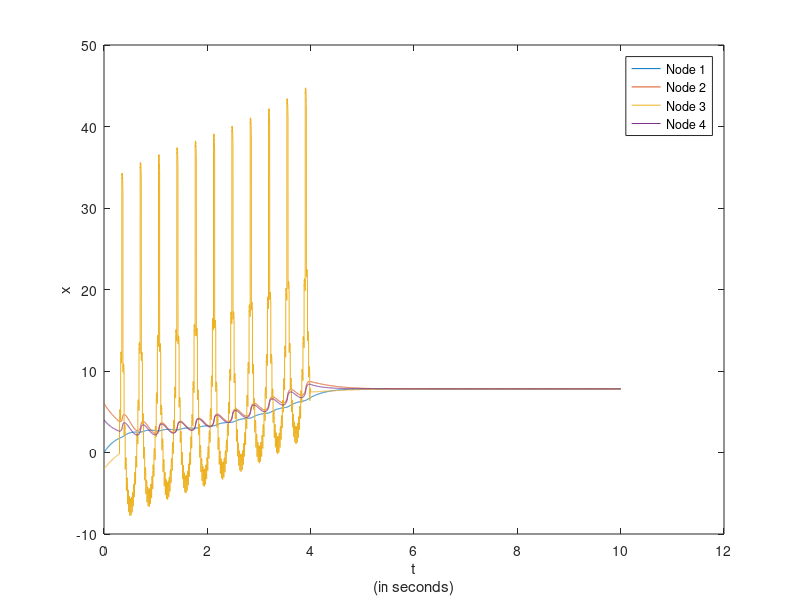

MATLAB code to generate this figure:
clc,clear all;close all;

N=10000; %Total number of Iterations
dt=0.001;%Step Length

a=100;  %Amplitude of attack signal
x3_act=0;

x1(1)=0;
x2(1)=6;
x3(1)=-2;
x4(1)=4;

a12=1;
a14=1;
a23=1;
a24=1;
a31=1;
a34=1;
a41=1;
a42=1;
a43=1;

for i=1:N

    if i>=300 & i<4000
        x3_act=a*tan(i);
    else
        x3_act=0;
    end
    
%     if i==3000
%         x3_act=a*tan(pi/2);
%     else
%         x3_act=0;
%     end

%     if i==3000
%         x3_act=a*tan(i);
%     else
%         x3_act=0;
%     end

    x1(i+1)=x1(i)+dt*((-1)*((a12+a14)*x1(i)-a12*x2(i)-a14*x4(i)));
    x2(i+1)=x2(i)+dt*((-1)*((a23+a24)*x2(i)-a23*x3(i)-a24*x4(i)));
    x3(i+1)=x3(i)+dt*((-1)*((a31+a34)*x3(i)-a31*x1(i)-a34*x4(i))+x3_act);
    x4(i+1)=x4(i)+dt*((-1)*((a41+a42+a43)*x4(i)-a41*x1(i)-a42*x2(i)-a43*x3(i)));
end

t=(1:N+1)*dt;
plot(t,x1);hold on;plot(t,x2);plot(t,x3);plot(t,x4)
legend('Node 1','Node 2','Node 3','Node 4')
title('')
xlabel({'t','(in seconds)'})
ylabel('x')
